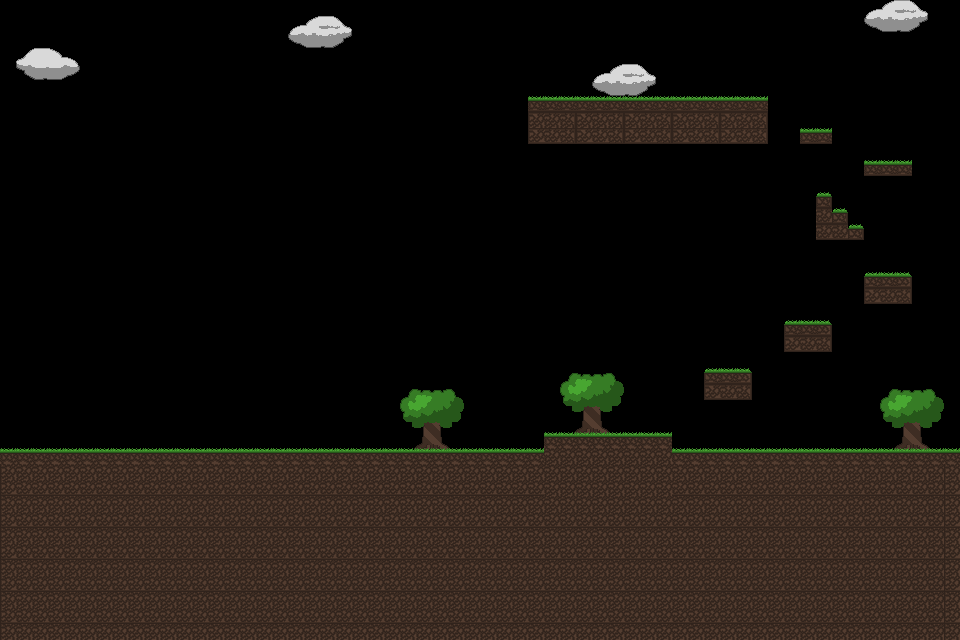

Tiled map render using the project's own tile images. Description and the map definition, with tile-layer contents summarised, below:
An orthogonal 60x40 tile map with 16x16 px tiles, 4 tile layers (Tile Layer 1, Tile Layer 4, Trees, Tile Layer 2) and 20 objects (2x button, teleportZone, platformSwitch, movingPlatform).

<map version="1.0" tiledversion="1.1.6" orientation="orthogonal" renderorder="right-down" width="60" height="40" tilewidth="16" tileheight="16" infinite="0" nextobjectid="37">
 <tileset firstgid="1" name="forest_2" tilewidth="16" tileheight="16" tilecount="0" columns="8">
  <image source="../res/sprites/forest_2.png" width="128" height="240" />
 </tileset>
 <layer name="Tile Layer 1" width="60" height="40">
  <properties>
   <property name="zdistance" type="float" value="0.2" />
  </properties>
  <data>[2400 cells, 32 non-empty, 16 distinct tile ids]</data>
 </layer>
 <layer name="Tile Layer 4" width="60" height="40">
  <data>[2400 cells, 0 non-empty, 0 distinct tile ids]</data>
 </layer>
 <layer name="Trees" width="60" height="40">
  <data>[2400 cells, 60 non-empty, 20 distinct tile ids]</data>
 </layer>
 <layer name="Tile Layer 2" width="60" height="40">
  <data>[2400 cells, 802 non-empty, 15 distinct tile ids]</data>
 </layer>
 <objectgroup name="Zones">
  <object id="36" type="teleportZone" x="965" y="249" width="31.5" height="202.5">
   <properties>
    <property name="destinationLevel" value="mountain" />
    <property name="destinationX" type="float" value="0" />
    <property name="destinationY" type="float" value="280" />
   </properties>
  </object>
 </objectgroup>
 <objectgroup name="CollisionLayer">
  <object id="4" x="-51.1364" y="450.938" width="1039.77" height="190.625" />
  <object id="6" x="544" y="436" width="128" height="48" />
  <object id="8" x="-73" y="233.5" width="64" height="406.5" />
  <object id="9" x="992" y="256" width="73" height="386.5" />
  <object id="16" x="704" y="372.5" width="48" height="27.5">
   <properties>
    <property name="collisionbehavior" value="oneway" />
   </properties>
  </object>
  <object id="17" x="784" y="324" width="48" height="27.5" />
  <object id="18" x="863.5" y="276.25" width="48" height="27.5" />
  <object id="20" x="816" y="196.545" width="16" height="15.6363" />
  <object id="21" x="864" y="164.182" width="48" height="11.8182" />
  <object id="23" x="800" y="132.364" width="32" height="11.6364" />
  <object id="26" x="528" y="100.25" width="240" height="43.75" />
  <object id="28" x="816" y="212.364" width="32" height="27.6364" />
  <object id="29" x="848" y="228.182" width="16" height="11.8182" />
 </objectgroup>
 <objectgroup name="Enemies">
  <object id="19" x="392.5" y="59.5" width="64" height="96">
   <properties>
    <property name="switch" value="golemtest" />
    <property name="type" value="golem" />
   </properties>
  </object>
  <object id="19" x="300" y="0" width="64" height="96">
   <properties>
    <property name="type" value="golem" />
   </properties>
  </object>
 </objectgroup>
 <objectgroup name="GameObjects">
  <object id="20" name="button-mountain-switch-10" type="button" x="100" y="440" width="32" height="32">
   <properties>
    <property name="activatesSwitch" value="golemtest" />
   </properties>
  </object>
  <object id="50" name="button-mountain-switch-10" type="platformSwitch" x="400" y="200" width="32" height="32">
   <properties>
    <property name="activatesSwitch" value="golemtest" />
   </properties>
  </object>
  <object id="52" name="moving-platform-20" type="movingPlatform" x="200" y="200" width="32" height="32">
   <properties>
    <property name="destinationX" value="500" />
    <property name="destinationY" value="400" />
    <property name="requiresSwitch" value="forest-button-1" />
   </properties>
  </object>
  <object id="20" name="button-mountain-switch-11" type="button" x="200" y="440" width="32" height="32">
   <properties>
    <property name="activatesSwitch" value="forest-button-1" />
   </properties>
  </object>
 </objectgroup>
</map>
